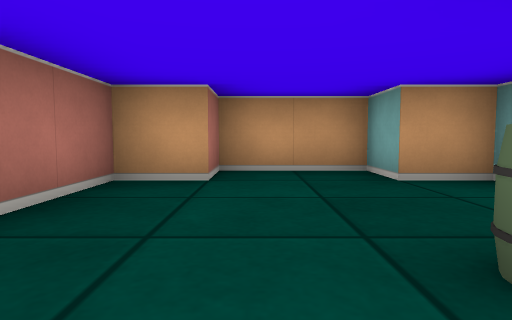
view 1 (above)

23 first-person views from a walk through a cub3D level. The camera is about half as high as the walls, tilts 4° down and sees 75° across. The floor is counted in squares. Each view is taken from the middle of a square. On the plan, view 1 faces up. The plan holds only what a view shows up to about 9 squares ahead; the rest is blank.

view 2
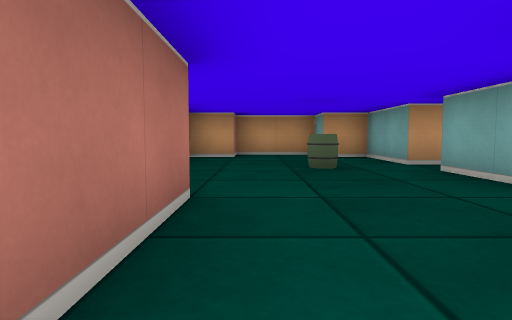

view 3
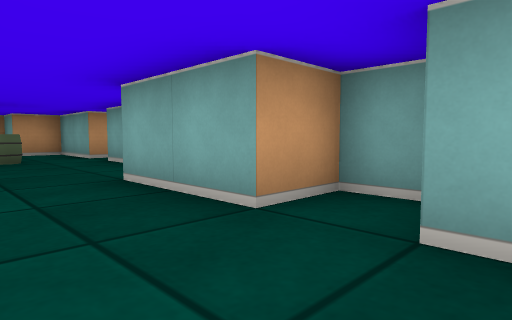

view 4
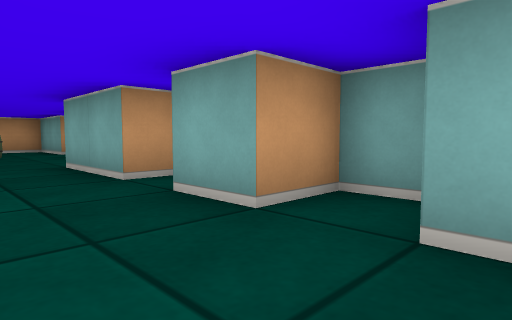

view 5
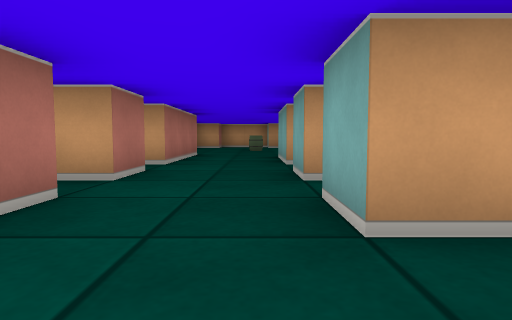

view 6
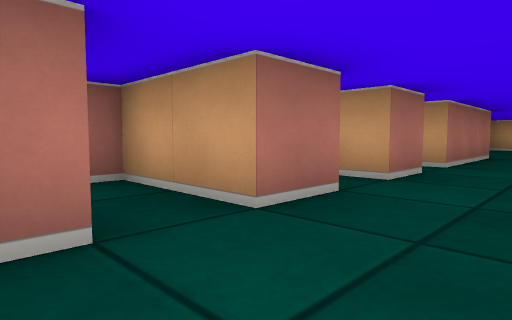

view 7
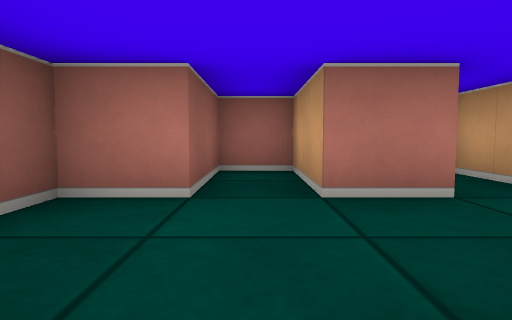

view 8
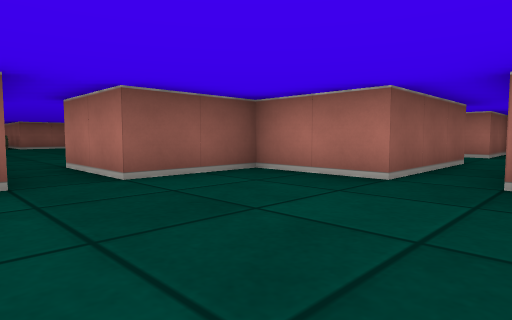

view 9
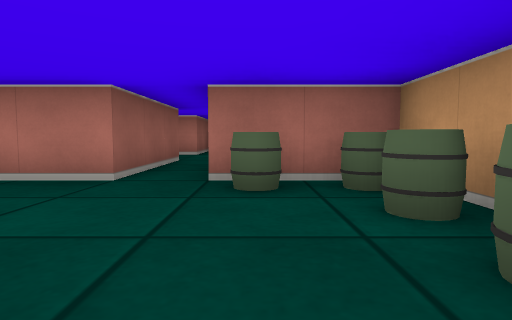

view 10
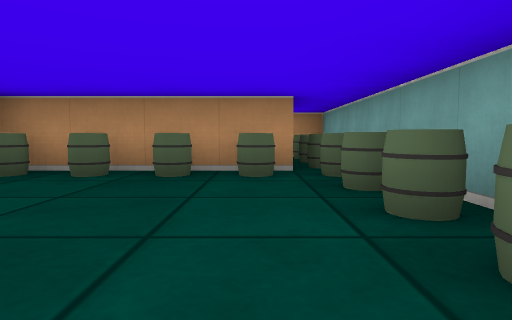

view 11
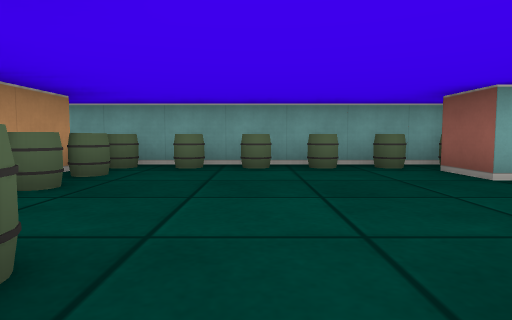

view 12
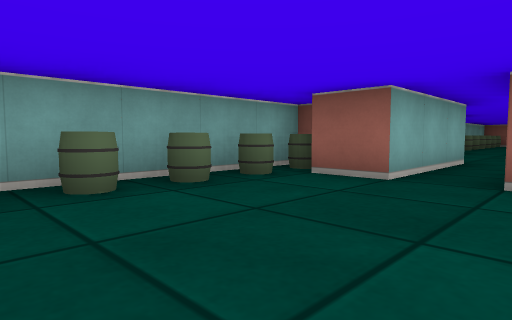

view 13
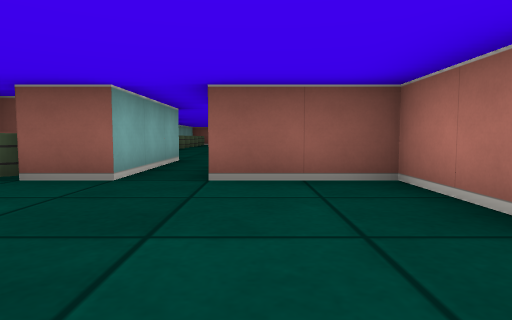

view 14
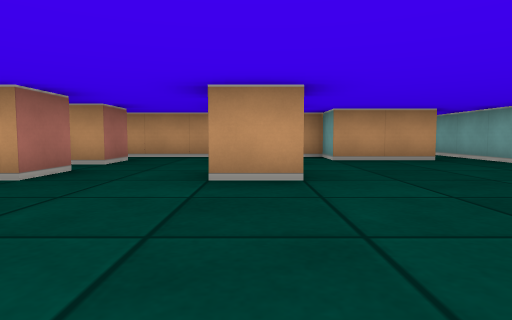

view 15
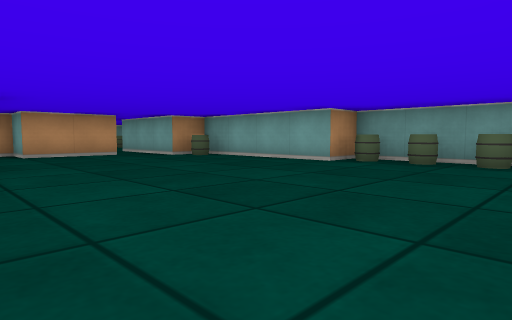

view 16
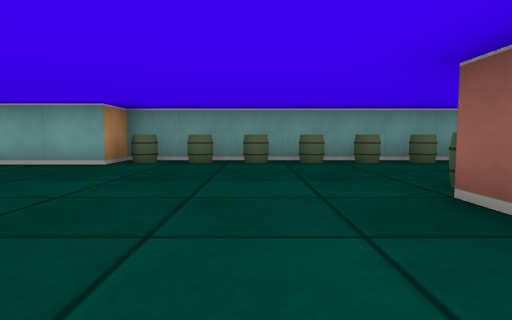

view 17
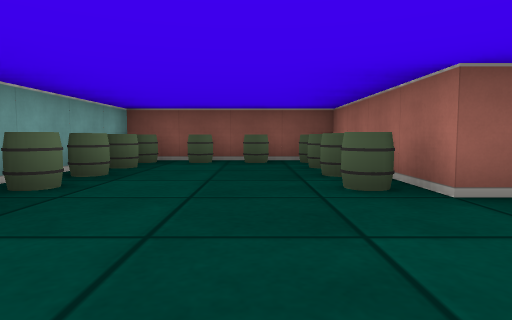

view 18
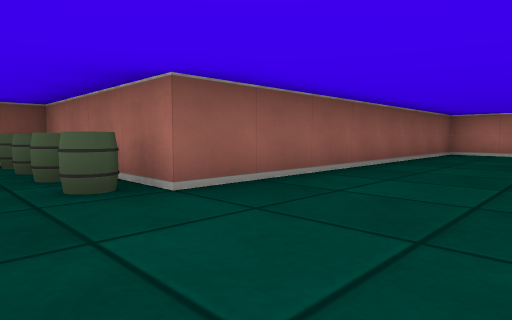

view 19
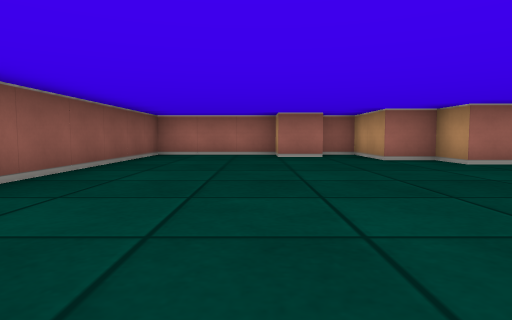

view 20
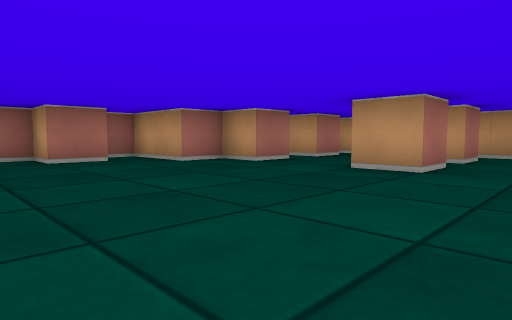

view 21
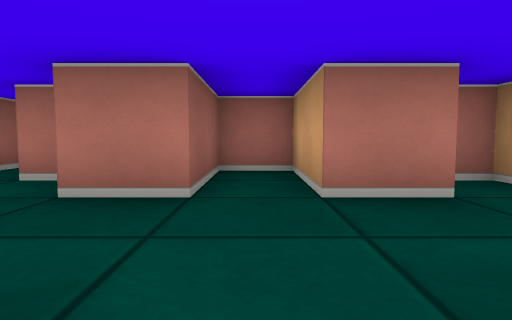

view 22
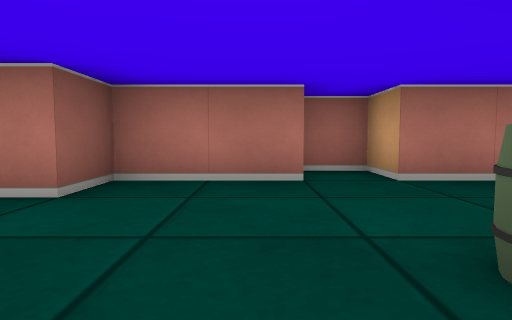

view 23
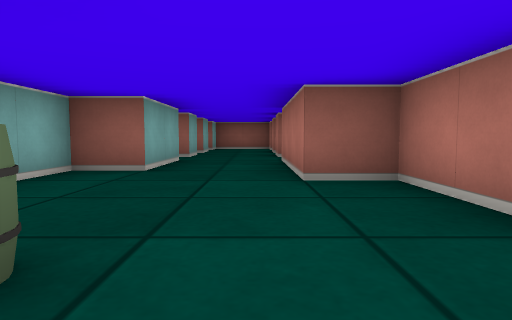

### Floor plan
Ten units are one square. View 1 is at (0, 0); x grows to the right and y downward. Boxes are objects, and circles mark ways between rooms. Rooms are numbered by the first view taken in them; rooms with no view inside come last. Other rooms are left out.
<svg viewBox="-30 -50 130 320">
<path fill="none" stroke="#000" d="M-15 -6 -15 15 -5 15 -5 45 -9 45M25 -15 25 -35 15 -35 15 -45 -5 -45 -5 -35 -15 -35 -15 -15 -25 -15 -25 -6M25 52 25 45 15 45 15 25 25 25 25 -5M-5 74 -5 85M-5 54 -5 65 -22 65M15 85 15 75M25 72 25 65 15 65 15 55M-5 85 -25 85 -25 95 -5 95 -5 105 1 105M85 65 45 65 45 85M95 125 95 65M75 135 75 115 85 115M22 85 15 85M14 95 45 95 45 115 65 115 65 135M35 154 35 165 25 165M35 134 35 145 31 145M-20 185 -15 185 -15 195 -25 195 -25 225 55 225 55 265 95 265 95 185 85 185 85 148M65 135 45 135 45 125 -5 125 -5 130M84 145 75 145 75 135M5 134 5 145 -15 145 -15 155 5 155 5 165 -5 165 -5 175 -25 175 -25 184"/>
<rect x="5" y="-15" width="10" height="10" fill="#bbb"><title>barrel</title></rect>
<rect x="45" y="75" width="10" height="10" fill="#bbb"><title>barrel</title></rect>
<rect x="45" y="65" width="10" height="10" fill="#bbb"><title>barrel</title></rect>
<rect x="55" y="65" width="10" height="10" fill="#bbb"><title>barrel</title></rect>
<rect x="65" y="65" width="10" height="10" fill="#bbb"><title>barrel</title></rect>
<rect x="75" y="65" width="10" height="10" fill="#bbb"><title>barrel</title></rect>
<rect x="85" y="115" width="10" height="10" fill="#bbb"><title>barrel</title></rect>
<rect x="85" y="105" width="10" height="10" fill="#bbb"><title>barrel</title></rect>
<rect x="85" y="95" width="10" height="10" fill="#bbb"><title>barrel</title></rect>
<rect x="85" y="85" width="10" height="10" fill="#bbb"><title>barrel</title></rect>
<rect x="85" y="75" width="10" height="10" fill="#bbb"><title>barrel</title></rect>
<rect x="85" y="65" width="10" height="10" fill="#bbb"><title>barrel</title></rect>
<rect x="55" y="255" width="10" height="10" fill="#bbb"><title>barrel</title></rect>
<rect x="55" y="245" width="10" height="10" fill="#bbb"><title>barrel</title></rect>
<rect x="55" y="235" width="10" height="10" fill="#bbb"><title>barrel</title></rect>
<rect x="55" y="225" width="10" height="10" fill="#bbb"><title>barrel</title></rect>
<rect x="65" y="255" width="10" height="10" fill="#bbb"><title>barrel</title></rect>
<rect x="75" y="255" width="10" height="10" fill="#bbb"><title>barrel</title></rect>
<rect x="75" y="145" width="10" height="10" fill="#bbb"><title>barrel</title></rect>
<rect x="85" y="255" width="10" height="10" fill="#bbb"><title>barrel</title></rect>
<rect x="85" y="245" width="10" height="10" fill="#bbb"><title>barrel</title></rect>
<rect x="85" y="235" width="10" height="10" fill="#bbb"><title>barrel</title></rect>
<rect x="85" y="225" width="10" height="10" fill="#bbb"><title>barrel</title></rect>
<rect x="85" y="215" width="10" height="10" fill="#bbb"><title>barrel</title></rect>
<rect x="85" y="205" width="10" height="10" fill="#bbb"><title>barrel</title></rect>
<rect x="85" y="195" width="10" height="10" fill="#bbb"><title>barrel</title></rect>
<rect x="85" y="185" width="10" height="10" fill="#bbb"><title>barrel</title></rect>
<circle cx="5" cy="60" r="3" fill="#2a7"/>
<circle cx="5" cy="80" r="3" fill="#2a7"/>
<circle cx="20" cy="90" r="3" fill="#2a7"/>
<circle cx="70" cy="125" r="3" fill="#2a7"/>
<text x="0" y="0">1</text>
<text x="0" y="70">2</text>
<text x="0" y="90">3</text>
<text x="70" y="90">4</text>
<text x="40" y="190">5</text>
</svg>
Room 1 opens to room 2. Room 2 opens to room 3. Room 3 opens to room 4. Room 4 opens to room 5.

Where each view was taken, in squares from view 1:
view 1: 0 up, 0 right, facing up
view 2: 4 down, 0 right, facing up
view 3: 6 down, 0 right, facing up-right
view 4: 8 down, 0 right, facing up-right
view 5: 10 down, 1 right, facing up
view 6: 10 down, 1 right, facing up-left
view 7: 9 down, 2 right, facing left
view 8: 8 down, 8 right, facing down-left
view 9: 8 down, 8 right, facing left
view 10: 11 down, 8 right, facing up
view 11: 9 down, 4 right, facing right
view 12: 8 down, 6 right, facing down-right
view 13: 8 down, 6 right, facing down
view 14: 20 down, 3 right, facing up
view 15: 22 down, 3 right, facing up-right
view 16: 21 down, 3 right, facing right
view 17: 20 down, 7 right, facing down
view 18: 20 down, 7 right, facing down-left
view 19: 20 down, 6 right, facing left
view 20: 21 down, 5 right, facing up-left
view 21: 15 down, 3 right, facing left
view 22: 0 up, 2 right, facing left
view 23: 2 up, 0 right, facing down
